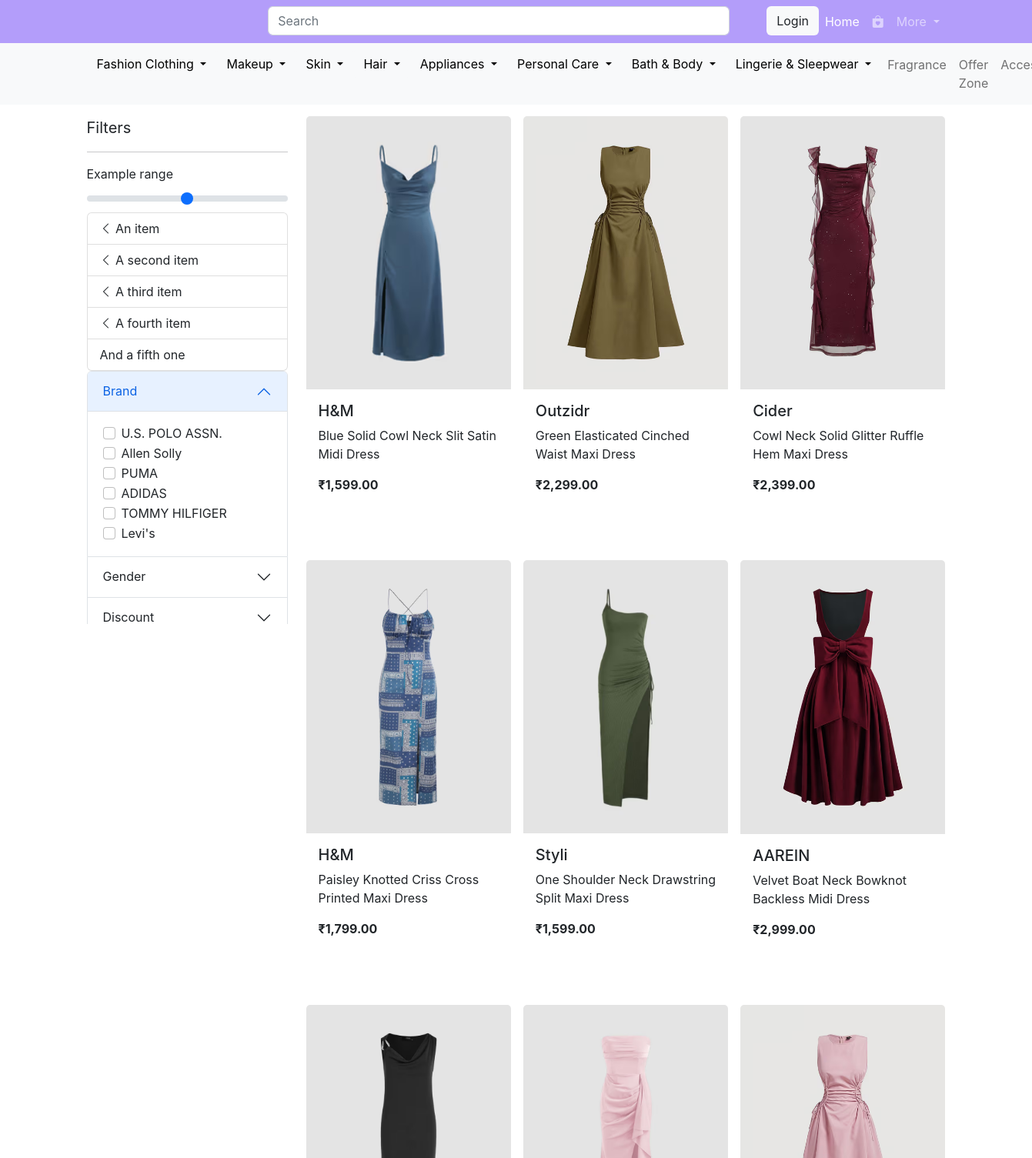
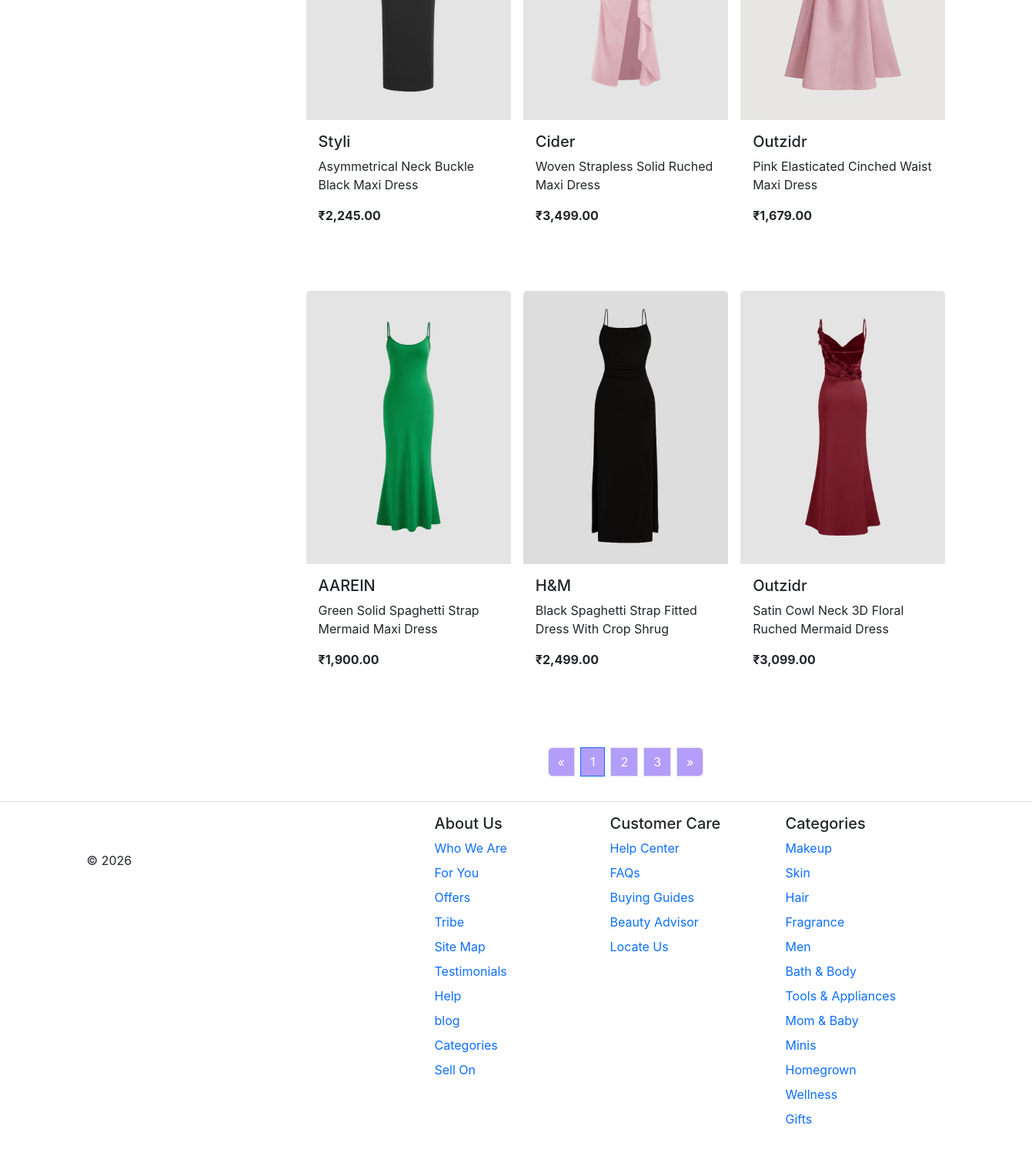
The app's page /ecomdresses.php with its own data (2 pictures, top to bottom).
### tables this page shows
CREATE TABLE `tblproduct6` (
  `id` int(11) NOT NULL,
  `name` varchar(255) NOT NULL,
  `code` varchar(255) NOT NULL,
  `image` text NOT NULL,
  `price` decimal(10,2) NOT NULL
);

### ecomdresses.php (the view, shortened to what the rows shown need)
<!doctype html>
<html lang="en">
<head>
    <link href="https://cdn.jsdelivr.net/npm/bootstrap@5.2.1/dist/css/bootstrap.min.css" rel="stylesheet"
>
    <link rel="stylesheet" href="https://cdn.jsdelivr.net/npm/bootstrap-icons@1.11.1/font/bootstrap-icons.css">
    <link rel="stylesheet" href="style.css">
    <link rel="stylesheet" href="assets/owlcarousel/assets/owl.carousel.min.css">
    <link rel="stylesheet" href="assets/owlcarousel/assets/owl.theme.default.min.css">
</head>
<body>
    <div class="container">
        <div class="row my-0 my-lg-3">
            <div class="col-12 col-lg-3 d-lg-block d-none sticky-top">
                <div class="accordion" id="accordionExample">
                    <div class="accordion-item">
                        <h2 class="accordion-header">
                            <button class="accordion-button" type="button" data-bs-toggle="collapse"
                                data-bs-target="#collapseOne" aria-expanded="true" aria-controls="collapseOne">
                                Brand
                            </button>
                        </h2>
                    </div>
                    <div class="accordion-item">
                        <h2 class="accordion-header">
                            <button class="accordion-button collapsed" type="button" data-bs-toggle="collapse"
                                data-bs-target="#collapseTwo" aria-expanded="false" aria-controls="collapseTwo">
                                Gender
                            </button>
                        </h2>
                    </div>
                    <div class="accordion-item">
                        <h2 class="accordion-header">
                            <button class="accordion-button collapsed" type="button" data-bs-toggle="collapse"
                                data-bs-target="#collapseThree" aria-expanded="false" aria-controls="collapseThree">
                                Discount
                            </button>
                        </h2>
                    </div>
                </div>
            </div>
            <div class="col-12 col-lg-9">
<div class="row row-cols-2 row-cols-lg-3 g-3">
    <?php
    $query = "SELECT * FROM tblproduct6";
    $result = mysqli_query($conn, $query);
    if (mysqli_num_rows($result) > 0) {
        while($product = mysqli_fetch_array($result)) {
    ?>
        <div class="col">
            <div class="card custom-card" style="border:none;">
                <img src="images/dresses/<?php echo htmlspecialchars($product['image']); ?>" class="card-img-top" alt="Product Image">
                <div class="card-body">
                    <h5 class="card-title"><?php echo htmlspecialchars($product['code']); ?></h5>
                    <p class="card-text"><?php echo htmlspecialchars($product['name']); ?></p>
                    <p class="fw-bold">₹<?php echo number_format($product['price'], 2); ?></p>
                </div>
            </div>
        </div>
    <?php
        }
    } else {
        echo "<div class='col-12'><p class='text-center'>No dresses found in the database.</p></div>";
    }
    ?>
</div>
            </div>
        </div>
    </div>
</body>
</html>

### records on screen
tblproduct6: image (picture), code "H&M", name "Blue Solid Cowl Neck Slit Satin Midi Dress", price "1,599.00"
tblproduct6: image (picture), code "Outzidr", name "Green Elasticated Cinched Waist Maxi Dress", price "2,299.00"
tblproduct6: image (picture), code "Cider", name "Cowl Neck Solid Glitter Ruffle Hem Maxi Dress", price "2,399.00"
tblproduct6: image (picture), code "H&M", name "Paisley Knotted Criss Cross Printed Maxi Dress", price "1,799.00"
tblproduct6: image (picture), code "Styli", name "One Shoulder Neck Drawstring Split Maxi Dress", price "1,599.00"
tblproduct6: image (picture), code "AAREIN", name "Velvet Boat Neck Bowknot Backless Midi Dress", price "2,999.00"
tblproduct6: image (picture), code "Styli", name "Asymmetrical Neck Buckle Black Maxi Dress", price "2,245.00"
tblproduct6: image (picture), code "Cider", name "Woven Strapless Solid Ruched Maxi Dress", price "3,499.00"
tblproduct6: image (picture), code "Outzidr", name "Pink Elasticated Cinched Waist Maxi Dress", price "1,679.00"
tblproduct6: image (picture), code "AAREIN", name "Green Solid Spaghetti Strap Mermaid Maxi Dress", price "1,900.00"
tblproduct6: image (picture), code "H&M", name "Black Spaghetti Strap Fitted Dress With Crop Shrug", price "2,499.00"
tblproduct6: image (picture), code "Outzidr", name "Satin Cowl Neck 3D Floral Ruched Mermaid Dress", price "3,099.00"
